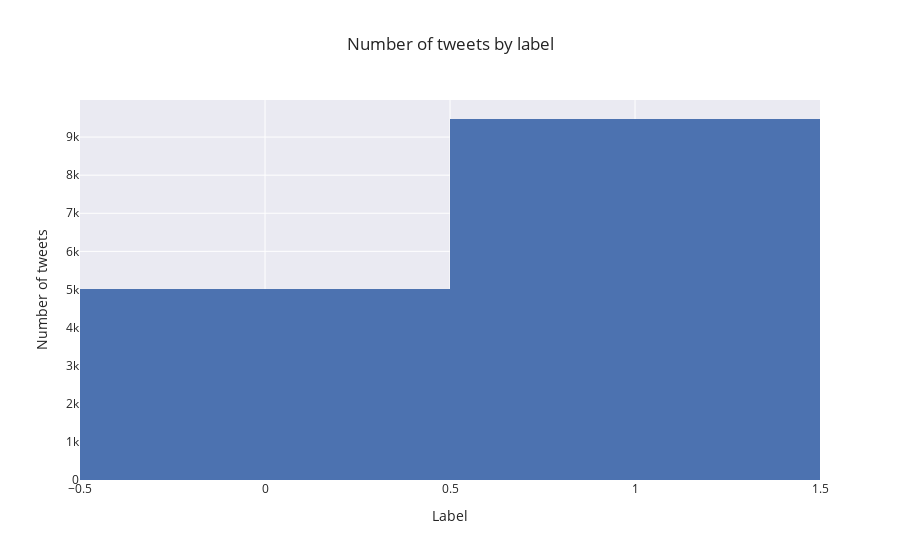

Write notebook code for a chart like this one.
### Code cell
### Data Visualization ###

# Number of tweets by label
fig = px.histogram(trn_data, x='label', title='Number of tweets by label', template='seaborn')
fig.update_xaxes(title='Label', categoryorder='category descending')
fig.update_yaxes(title='Number of tweets')

fig.show()

### Figure 1 — Plotly figure (JSON) as saved in the notebook; plotly's stock layout.template omitted (floating-point values rounded to 4 significant figures; data arrays with more than 128 entries replaced by an {"elided": "..."} marker saying what was removed)
{"data": [{"alignmentgroup": "True", "bingroup": "x", "hovertemplate": "label=%{x}<br>count=%{y}<extra></extra>", "legendgroup": "", "marker": {"color": "rgb(76,114,176)", "pattern": {"shape": ""}}, "name": "", "offsetgroup": "", "orientation": "v", "showlegend": false, "type": "histogram", "x": {"elided": "14483 int values"}, "xaxis": "x", "yaxis": "y"}], "layout": {"barmode": "relative", "legend": {"tracegroupgap": 0}, "title": {"text": "Number of tweets by label"}, "xaxis": {"anchor": "y", "categoryorder": "category descending", "domain": [0, 1], "title": {"text": "Label"}}, "yaxis": {"anchor": "x", "domain": [0, 1], "title": {"text": "Number of tweets"}}}}
